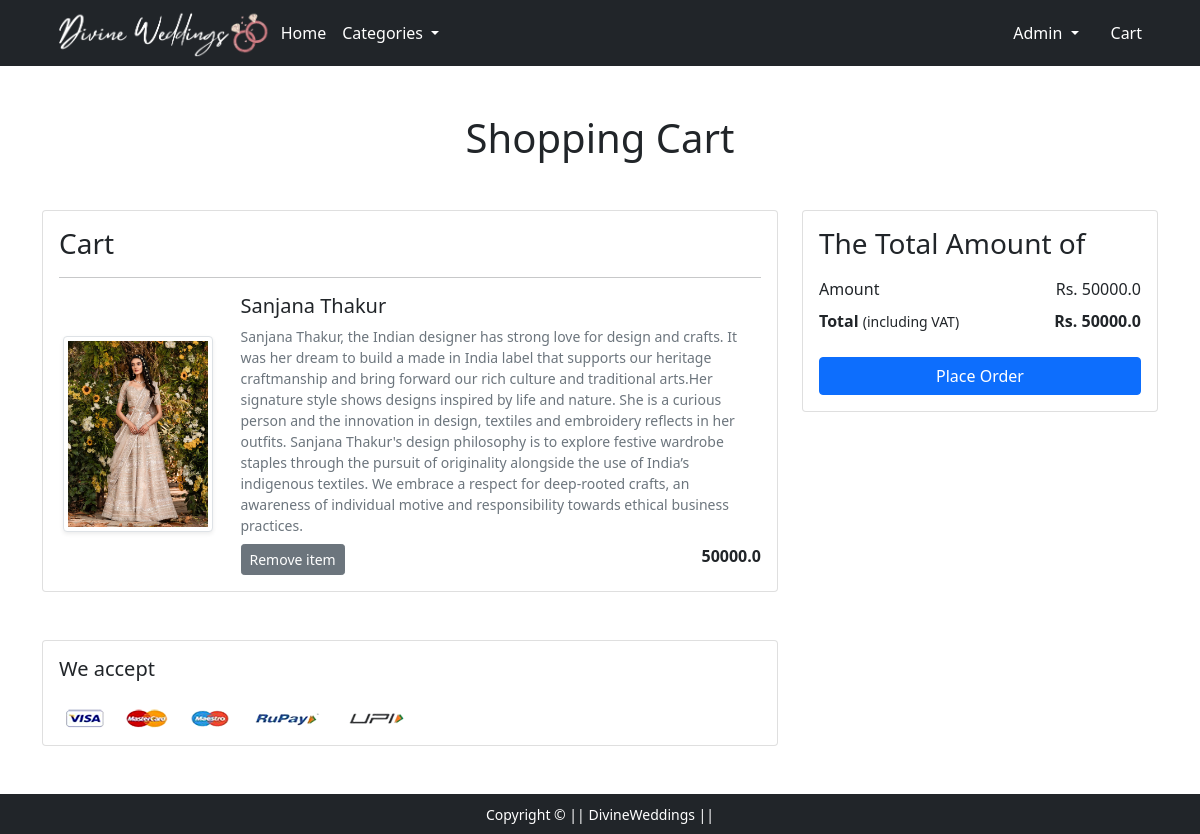
The app's page /cart/ (signed in) with its own data.
### app/models.py (models this page shows, shortened)
class Cart(models.Model):
    user=models.ForeignKey(User,on_delete=models.CASCADE)
    product=models.ForeignKey(Product,on_delete=models.CASCADE)

class Product(models.Model):
    title=models.CharField(max_length=100)
    selling_price=models.FloatField()
    discounted_price=models.FloatField()
    description=models.TextField()
    category=models.CharField(choices=CATEGORY_CHOICES,max_length=2)
    location=models.CharField(max_length=200)
    product_image=models.ImageField(upload_to='productimg')

### app/views.py (the view)
# urls.py: path('cart/',views.show_cart, name='showcart'),
def show_cart(request):
    if request.user.is_authenticated:
        user =request.user
        cart=Cart.objects.filter(user=user)
        amount=0.0
        total_amount=0.0
        cart_product=[p for p in Cart.objects.all () if p.user == user]
        if cart_product:
            for p in cart_product:
                tempamount = (p.product.selling_price)
                amount+=tempamount
                totalamount=amount
            return render(request,'app/addtocart.html',{'carts':cart, 'totalamount':totalamount, 'amount':amount})
        else:
            return render(request,'app/emptycart.html')

### app/templates/app/addtocart.html (shortened to what this page needs)
{% extends 'app/base.html' %}
{% load static %}
{% block main-content %}
<div class="container my-5">
 <div class="row">
  <h1 class="text-center mb-5">Shopping Cart</h1>
  <div class="col-sm-8">
  <div class="card">
   <div class="card-body">
    <h3>Cart</h3>
    {% for cart in carts %}
<hr>
    <div class="row" id="remov">
     <div class="col-sm-3 text-center align-self-center"><img src="{{cart.product.product_image.url}}" alt="" srcset="" class="img-fluid img-thumbnail shadow-sm" height="150" width="150"> </div>
     <div class="col-sm-9">
      <div>
       <h5>{{cart.product.title}}</h5>
       <p class="mb-2 text-muted small">{{cart.product.description}}</p>
       <div class="d-flex justify-content-between">
        <a href="#" class="btn btn-sm btn-secondary mr-3 remove-cart" pid="{{cart.product.id}}">Remove item </a>
        <p class="mb-0"><span><strong>{{cart.product.selling_price}}</strong></span></p>
       </div>
      </div>
     </div>
    </div>
    {% endfor %}
   </div>
   </div>
  </div>
  <div class="col-sm-4">
   <div class="card">
    <div class="card-body">
      <h3>The Total Amount of</h3>
      <ul class="list-group">
       <li class="list-group-item d-flex justify-content-between align-items-center border-0 px-0 pb-0">Amount<span>Rs. {{amount}}</span></li>
       <li class="list-group-item d-flex justify-content-between align-items-center border-0 px-0 mb-3">
        <div>
           <strong>Total</strong> <small>(including VAT)</small>
         </div>
         <span><strong>Rs. {{totalamount}}</strong></span>
       </li>
      </ul>
      <div class="d-grid"><a href="{% url 'checkout' %}" class="btn btn-primary">Place Order</a></div>
    </div>
   </div>
  </div>
 </div>
</div>
<div class="container">
 <div class="row">
  <div class="col-sm-8">
   <div class="card">
    <div class="card-body">
      <h5 class="mb-4">We accept</h5>
      <img src="{% static 'app/images/payment.png' %}" alt="" class="img-fluid">
    </div>
  </div>
  </div>
 </div>
</div>
{% endblock main-content %}

### app/templates/app/base.html (shortened to what this page needs)
<!doctype html>
{% load static %}
<html lang="en">
  <head>
    <link href="https://cdn.jsdelivr.net/npm/bootstrap@5.0.0-beta1/dist/css/bootstrap.min.css" rel="stylesheet">
    <link rel="stylesheet" href="{% static 'app/css/owl.carousel.min.css' %}">
    <link rel="stylesheet" href="{% static 'app/css/all.min.css' %}">
    <link rel="stylesheet" href="{% static 'app/css/style.css' %}">
  </head>
  <body>
    <nav class="navbar navbar-expand-lg navbar-dark bg-dark ">
     <div class="container">
       <a href="/"><img src="{% static 'app/images/logo2.png' %}" alt="" height="50px" ></a>
       <div class="collapse navbar-collapse" id="navbarSupportedContent">
         <ul class="navbar-nav me-auto mb-2 mb-lg-0">
           <li class="nav-item">
             <a class="nav-link active" aria-current="page" href="/">Home</a>
           </li>
           <li class="nav-item dropdown">
             <a class="nav-link dropdown-toggle text-white" href="#" id="electronicsDropdown" role="button" data-bs-toggle="dropdown" aria-expanded="false">
               Categories
             </a>
           </li>
         </ul>
         <div>
          <ul class="navbar-nav me-auto mb-2 mb-lg-0">
            {% if request.user.is_authenticated %}
           <li class="nav-item dropdown mx-2">
              <a class="nav-link dropdown-toggle text-white" href="#" id="profileDropdown" role="button" data-bs-toggle="dropdown" aria-expanded="false">
                {{request.user.username|capfirst}}
              </a>
            </li>
            <li class="nav-item mx-2">
             <a href="{% url 'showcart' %}" class="nav-link text-white"> Cart </a>
            </li>
            {% endif %}
          </ul>
         </div>
       </div>
     </div>
    </nav>
    {% block main-content %} {% endblock main-content %}
    <footer class="container-fluid bg-dark text-center p-2 mt-5">
        <small class="text-white">Copyright &copy;  || DivineWeddings || </small>
    </footer>
  </body>
</html>

### records on screen
Cart: product.product_image (picture), product "Sanjana Thakur", product.description "Sanjana Thakur, the Indian designer has strong love for design and crafts. It was her dream to build a made in India label that supports our heritage craftmanship and bring forward our rich culture and traditional arts.Her signature style shows designs inspired by life and nature. She is a curious person and the innovation in design, textiles and embroidery reflects in her outfits. Sanjana Thakur's design philosophy is to explore festive wardrobe staples through the pursuit of originality alongside the use of India’s indigenous textiles. We embrace a respect for deep-rooted crafts, an awareness of individual motive and responsibility towards ethical business practices.", product.selling_price "50000.0"

### other values on screen
{{ request.user.username|capfirst }} "Admin"
{{ amount }} "50000.0"
{{ totalamount }} "50000.0"
